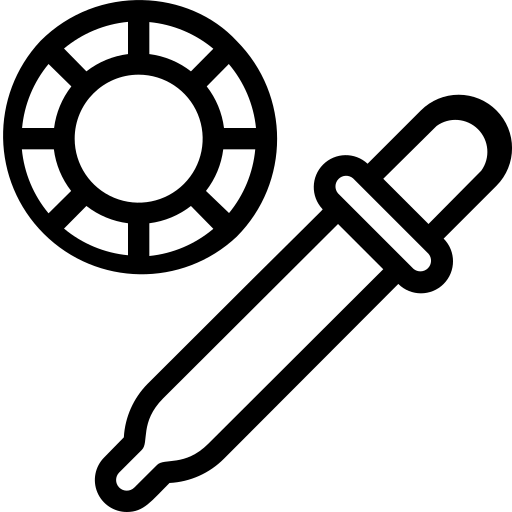
#> input picture image/light_eyedropper.png, 512 x 512 px
$ python convert.py
#> lines starting #> are read from the running program, lines starting #| are printed output that depends on the picture
from PIL import Image

# Load the image and ensure it has an alpha channel for transparency
input = "light_eyedropper.png"

img = Image.open(input).convert("RGBA")
#> img is the input picture: PIL image 512x512 RGBA; mean R, G, B, A 0, 0, 0, 59.5

# Iterate through each pixel to modify black pixels to white
datas = img.getdata()
new_data = []
for item in datas:
    # If the pixel is black (or near black), change it to white with the same alpha value
    if (
        item[0] < 50 and item[1] < 50 and item[2] < 50 and item[3] != 0
    ):  # Check for black with any alpha except fully transparent
        new_data.append(
            (100, 100, 100, item[3])
        )  # Replace with white while preserving transparency
    else:
        new_data.append(item)
#> after the loop, new_data = 262144 items

# Update image data
img.putdata(new_data)
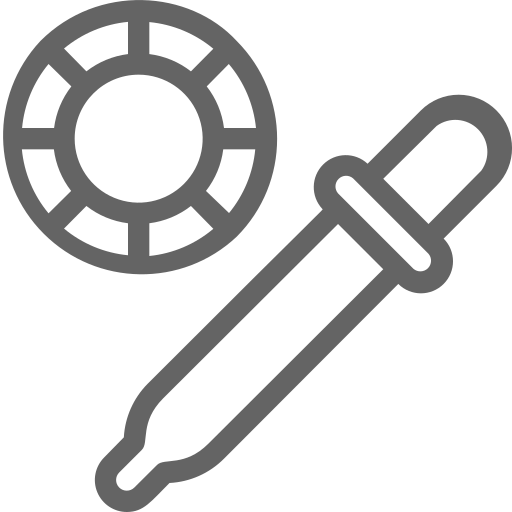
#> img: PIL image 512x512 RGBA; mean R, G, B, A 24.5, 24.5, 24.5, 59.5; transparent parts drawn white

# Save the new image
img.save(f"off_{input}", "PNG")
